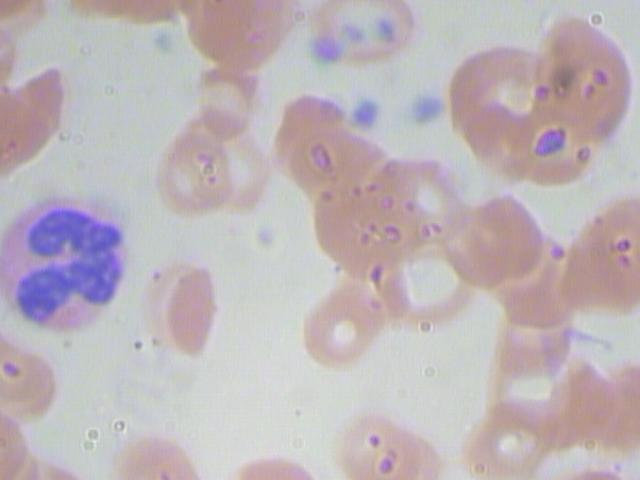
#> input picture dataset/normal/BloodImage2.jpg, 640 x 480 px; its folder holds only this picture in this run
$ python step1.py
#> lines starting #> are read from the running program, lines starting #| are printed output that depends on the picture
import cv2
import os

dataset_path = "dataset"
categories = ["normal", "leukemia"]

for category in categories:
    path = os.path.join(dataset_path, category)

    for img_name in os.listdir(path):
        img_path = os.path.join(path, img_name)

        img = cv2.imread(img_path)
#> img is the input picture: shape (480, 640, 3); mean B, G, R 184.7, 180.1, 189.7
        img = cv2.resize(img, (128, 128))
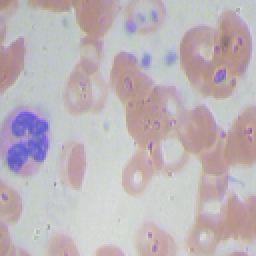
#> img: shape (128, 128, 3) (shown 2 times larger); mean B, G, R 184.7, 180.2, 189.8
#> (the run stopped early here; a loop or call above may not have finished)
